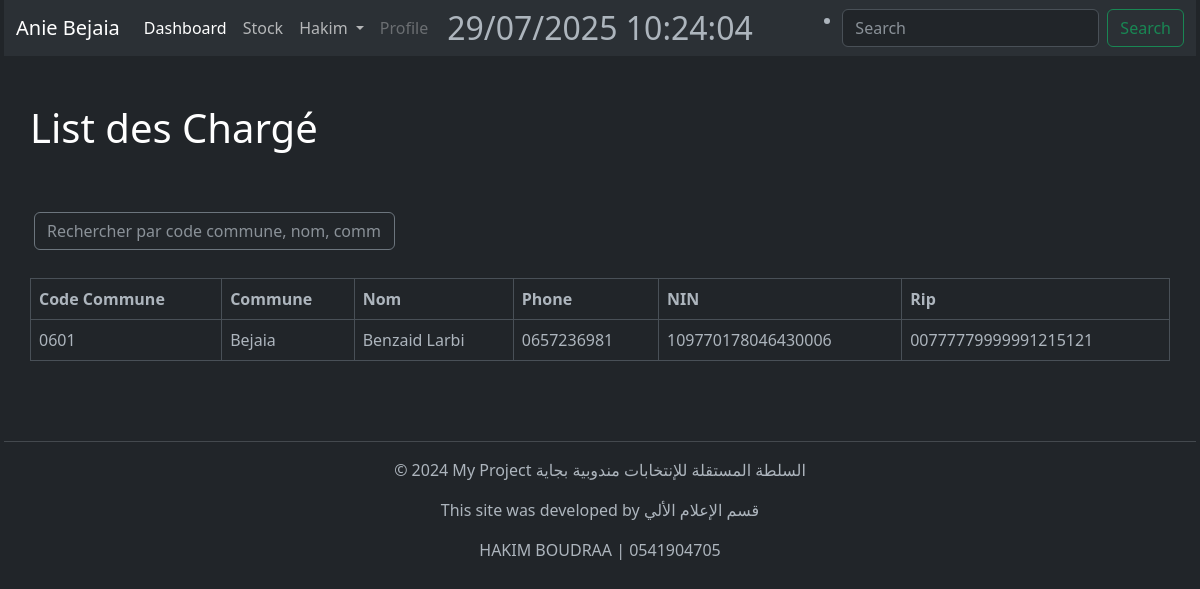
Page /personal/charger/ (signed in) on the earlier database version.
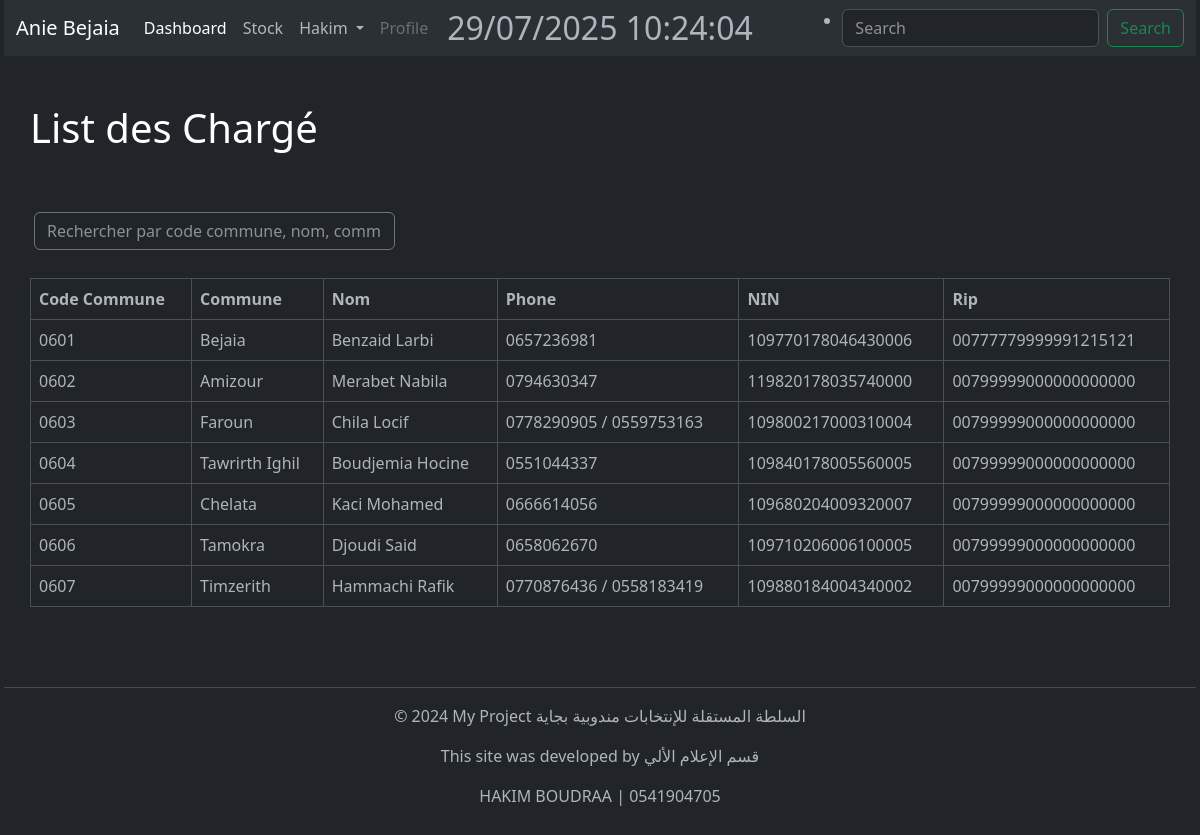
Same page on the later database version.
### PersonalApp/models.py (models this page shows, shortened)
class Charger(models.Model):
    commune = models.ForeignKey(Commune, on_delete=models.PROTECT, related_name='chargers')
    name_french = models.CharField(max_length=50)
    name_arabic = models.CharField(max_length=50)
    date_birth = models.DateField()
    commune_birth = models.ForeignKey(Commune, on_delete=models.PROTECT, related_name='commune_birth_charger')
    nin = models.CharField(max_length=18, null=False, blank=False)
    phone_validator = RegexValidator(
        regex=r'^\d{10}$',
        message=_("Phone number must be 10 digits.")
    )
    fax_validator = RegexValidator(
        regex=r'^\d{9}$',
        message=_("Fax number must be 9 digits.")
    )
    phone = models.CharField(max_length=10, validators=[phone_validator], default='0900000000')
    phone_2 = models.CharField(max_length=10, validators=[phone_validator], blank=True, null=True)
    rip = models.CharField(max_length=20, default="00799999")
    grade = models.CharField(max_length=100)
    email = models.EmailField(max_length=50, default='gmail@gmail.com')  # EmailField for validation
    observation = models.TextField(max_length=500)

class Commune(models.Model):
    num_commune = models.CharField(max_length=4)
    name_commune = models.CharField(max_length=30)

### PersonalApp/views.py (the view)
# urls.py: path('charger/', views.charger, name='charger'),
@staff_member_required
def charger(request):
    list_charge = Charger.objects.all()
    paginator = Paginator(list_charge, 10)
    page_number = request.GET.get("page")
    page_obj = paginator.get_page(page_number)
    return render(request, 'charger.html', {
        'page_obj': page_obj
    })

### PersonalApp/templates/charger.html (shortened to what this page needs)
{% extends 'base.html' %}
{% block content %}
<br>
<br>
<h1>List des Chargé</h1>
<br>
<br>
    <div class="glass-card hover-lift p-1 mb-4">
        <div class="row align-items-center">
            <div class="col-md-4">
                    <input type="text" id="searchInput" class="form-control bg-transparent border-secondary text-light"
                           placeholder="Rechercher par code commune, nom, commune..."
                           >
            </div>
        </div>
    </div>
<table class="table table-bordered text-light" id="chargeTable">
    <thead>
        <tr>
            <th>Code Commune</th>
            <th>Commune</th>
            <th>Nom</th>
            <th>Phone</th>
            <th>NIN</th>
            <th>Rip</th>
        </tr>
    </thead>
    <tbody>
        {% for charger in page_obj %}
            <tr>
                <td>{{ charger.commune.num_commune }}</td>
                <td>{{ charger.commune.name_commune }}</td>
                <td>{{ charger.name_french }}</td>
                    {% if charger.phone_2 %}
                        <td>{{ charger.phone }}  /  {{ charger.phone_2 }}</td>
                    {% else %}
                        <td>{{ charger.phone }}</td>
                    {% endif %}
                <td>{{ charger.nin }}</td>
                <td>{{ charger.rip }}</td>
            </tr>
        {% endfor %}
    </tbody>
</table>
{% endblock %}

### templates/base.html (shortened to what this page needs)
{% load static %}
<!DOCTYPE html>
<html lang="en" data-bs-theme="dark">
  <head>
    <link
      href="https://cdn.jsdelivr.net/npm/bootstrap@5.3.0-alpha3/dist/css/bootstrap.min.css"
      rel="stylesheet"
    />
  </head>
  <body class="container-fluid px-1">
    <header>{% include 'navbar.html' %}</header>
<div aria-live="polite" aria-atomic="true" class="position-fixed bottom-0 end-0 p-3" style="z-index: 9999;">
</div>
    <main class="container-lg text-white px-0">{% block content %}{% endblock %}</main>
    <footer>{% include 'footer.html' %}</footer>
  </body>
</html>

### templates/navbar.html (shortened to what this page needs)
<nav class="navbar navbar-expand-lg bg-body-tertiary">
  <div class="container-fluid">
    <a class="navbar-brand" href="#">Anie Bejaia</a>
    <div class="collapse navbar-collapse" id="navbarScroll">
      <ul class="navbar-nav me-auto my-2 my-lg-0 navbar-nav-scroll" style="--bs-scroll-height: 100px;">
        <li class="nav-item">
          <a class="nav-link active" aria-current="page" href="{% url 'product:home' %}">Dashboard</a>
        </li>
        <li class="nav-item">
          <a class="nav-link" href="{% url 'product:products' %}">Stock</a>
        </li>
        <li class="nav-item dropdown">
          <a class="nav-link dropdown-toggle" href="#" role="button" data-bs-toggle="dropdown" aria-expanded="false">
            {{ user.username | capfirst }}
          </a>
        </li>
        <li class="nav-item">
          <a class="nav-link disabled" aria-disabled="true">Profile</a>
        </li>
      </ul>
      <ul>
        <li class="nav-item">
          <div class="nav-link disabled position-absolute top-50 start-50 translate-middle fs-2" id="clock" aria-disabled="true"></div>
        </li>
      </ul>
      <form class="d-flex" role="search">
        <input class="form-control me-2" type="search" placeholder="Search" aria-label="Search">
        <button class="btn btn-outline-success" type="submit">Search</button>
      </form>
    </div>
  </div>
</nav>

### templates/footer.html
<footer class="text-center py-4">
    <br>
    <hr>
    <p>&copy; 2024 My Project السلطة المستقلة للإنتخابات مندوبية بجاية</p>
    <p>This site was developed by قسم الإعلام الألي </p>
    <p>HAKIM BOUDRAA | 0541904705</p>
</footer>

### PersonalApp/templates/charger.html (style rules this page uses)
.table td { cursor: pointer; }

Differences in the rows shown:
added Charger: commune.num_commune "0602", commune.name_commune "Amizour", name_french "Merabet Nabila", phone "0794630347", nin "119820178035740000", rip "00799999000000000000"
added Charger: commune.num_commune "0603", commune.name_commune "Faroun", name_french "Chila Locif", phone "0778290905", phone_2 "0559753163", nin "109800217000310004", rip "00799999000000000000"
added Charger: commune.num_commune "0604", commune.name_commune "Tawrirth Ighil", name_french "Boudjemia Hocine", phone "0551044337", nin "109840178005560005", rip "00799999000000000000"
added Charger: commune.num_commune "0605", commune.name_commune "Chelata", name_french "Kaci Mohamed", phone "0666614056", nin "109680204009320007", rip "00799999000000000000"
added Charger: commune.num_commune "0606", commune.name_commune "Tamokra", name_french "Djoudi Said", phone "0658062670", nin "109710206006100005", rip "00799999000000000000"
added Charger: commune.num_commune "0607", commune.name_commune "Timzerith", name_french "Hammachi Rafik", phone "0770876436", phone_2 "0558183419", nin "109880184004340002", rip "00799999000000000000"
